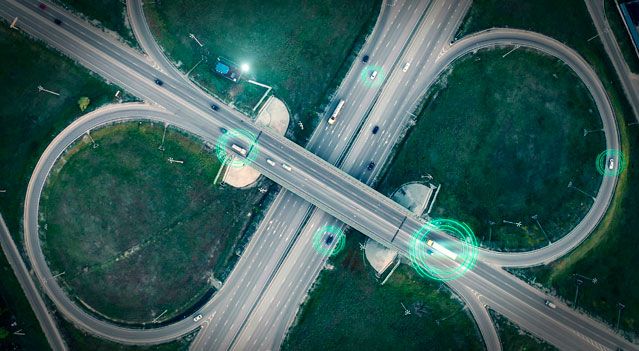
#> input picture imagen_nitida.jpg, 639 x 351 px; its folder holds only this picture in this run
$ python -i app.py   (imports and definitions only)   (older library calls are emulated)
#> lines starting #> are read from the running program, lines starting #| are printed output that depends on the picture; after the words box and inside, x2 and y2 are one past the last pixel; in counts of white or black regions, pixels touching at a corner belong together
"""
====================================================
 Explorador de Filtros Espaciales y Morfológicos
 Visión Artificial — EuroSAT RGB
====================================================
Ejecutar con:  streamlit run app.py
"""

import streamlit as st
import cv2
import numpy as np
import matplotlib.pyplot as plt
from PIL import Image
from skimage.metrics import structural_similarity as ssim
import io
import pandas as pd
import json
import os
from pathlib import Path

PRESETS_DIR = Path("presets")
# [1 line not run here, left out]

# [13 lines left out: functions guardar_preset, cargar_preset, not called in this run]

def listar_presets():
    return sorted([p.stem for p in PRESETS_DIR.glob("*.json")])

# [4 lines left out: function eliminar_preset, not called in this run]

# [45 lines not run here, left out]

DARK_BG = "#080e1e"
GRID_C  = "#1a2535"

def k_odd(k): return k if k % 2 == 1 else k + 1

def f_gaussiano(img, ksize=5, sigma=1.0):
    return cv2.GaussianBlur(img, (k_odd(ksize),)*2, sigma)

def f_mediana(img, ksize=3):
    return cv2.medianBlur(img, k_odd(ksize))

def f_bilateral(img, d=7, sc=50, ss=50):
    return cv2.bilateralFilter(img, d, sc, ss)

# [21 lines left out: functions f_clahe, f_sobel, f_laplaciano, not called in this run]

def f_canny(img, t1=30, t2=80):
    gray = cv2.cvtColor(img, cv2.COLOR_RGB2GRAY) if img.ndim==3 else img
    return cv2.cvtColor(cv2.Canny(gray, t1, t2), cv2.COLOR_GRAY2RGB)

def f_unsharp(img, ksize=3, sigma=1.0, strength=1.5):
    blur = cv2.GaussianBlur(img, (k_odd(ksize),)*2, sigma)
    return np.clip(cv2.addWeighted(img, 1+strength, blur, -strength, 0), 0, 255).astype(np.uint8)

# [10 lines left out: function f_anisotropico, not called in this run]

FORMAS = {"Rectángulo": cv2.MORPH_RECT, "Elipse": cv2.MORPH_ELLIPSE, "Cruz": cv2.MORPH_CROSS}
OPS_MORFO = {
    "Erosión": cv2.MORPH_ERODE, "Dilatación": cv2.MORPH_DILATE,
    "Apertura": cv2.MORPH_OPEN, "Cierre": cv2.MORPH_CLOSE,
    "Gradiente Morfológico": cv2.MORPH_GRADIENT,
    "Top-Hat (Blanco)": cv2.MORPH_TOPHAT, "Black-Hat": cv2.MORPH_BLACKHAT,
}

def f_morfo(img, op="Erosión", ksize=3, forma="Rectángulo", iters=1):
    kern = cv2.getStructuringElement(FORMAS[forma], (k_odd(ksize),)*2)
    return cv2.morphologyEx(img, OPS_MORFO[op], kern, iterations=iters)

TIPOS_THRESH = ["Binario fijo", "Otsu (automático)", "Adaptativo Gaussiano",
                "Adaptativo Media", "Inverso fijo", "Inverso Otsu"]

def f_threshold(img, tipo="Otsu (automático)", valor=127, block=11, C=2):
#> called with tipo = 'Otsu (automático)', valor = 127, block = 11, C = 2
    gray = cv2.cvtColor(img, cv2.COLOR_RGB2GRAY) if img.ndim == 3 else img
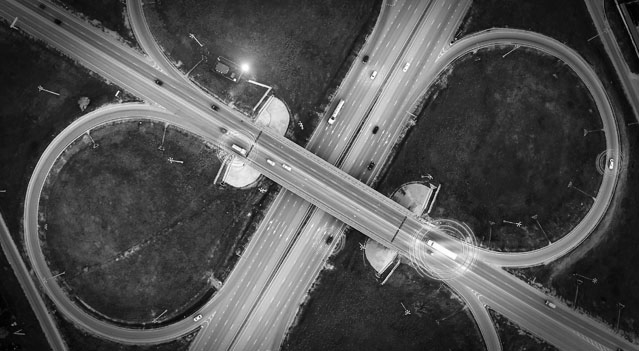
#> gray: shape (351, 639); min 0, max 255, mean 81.3
    bs = block if block % 2 == 1 else block + 1
    if tipo == "Binario fijo":
        _, mask = cv2.threshold(gray, valor, 255, cv2.THRESH_BINARY)
    elif tipo == "Otsu (automático)":
        _, mask = cv2.threshold(gray, 0, 255, cv2.THRESH_BINARY + cv2.THRESH_OTSU)
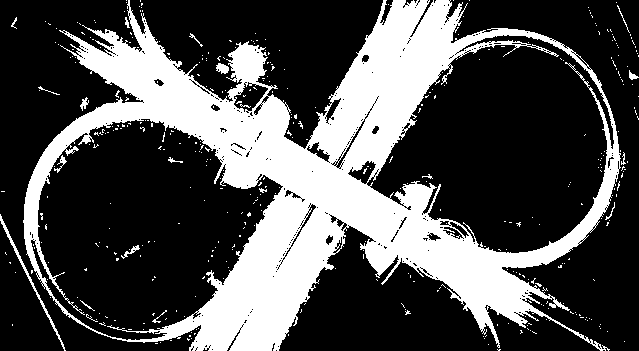
#> mask: shape (351, 639); 30.7% white; 408 white regions (389 under 20 px), largest, box (x1, y1, x2, y2) and area: (23, 0, 621, 351) 66791, (0, 214, 66, 351) 382, (216, 63, 229, 74) 98
    elif tipo == "Adaptativo Gaussiano":
        mask = cv2.adaptiveThreshold(gray, 255, cv2.ADAPTIVE_THRESH_GAUSSIAN_C, cv2.THRESH_BINARY, bs, C)
    elif tipo == "Adaptativo Media":
        mask = cv2.adaptiveThreshold(gray, 255, cv2.ADAPTIVE_THRESH_MEAN_C, cv2.THRESH_BINARY, bs, C)
    elif tipo == "Inverso fijo":
        _, mask = cv2.threshold(gray, valor, 255, cv2.THRESH_BINARY_INV)
    elif tipo == "Inverso Otsu":
        _, mask = cv2.threshold(gray, 0, 255, cv2.THRESH_BINARY_INV + cv2.THRESH_OTSU)
    else:
        _, mask = cv2.threshold(gray, 0, 255, cv2.THRESH_BINARY + cv2.THRESH_OTSU)
    return cv2.cvtColor(mask, cv2.COLOR_GRAY2RGB)

def op_suma(img, v=50):   return np.clip(img.astype(np.int32)+int(v), 0, 255).astype(np.uint8)
def op_resta(img, v=50):  return np.clip(img.astype(np.int32)-int(v), 0, 255).astype(np.uint8)
def op_gamma(img, g=1.0):
    t = np.array([(i/255.0)**(1/max(g,0.01))*255 for i in range(256)], dtype=np.uint8)
    return cv2.LUT(img, t)
# [5 lines left out: function op_stretch, not called in this run]
def op_log(img, c=40.0):  return np.clip(c*np.log(img.astype(np.float32)+1), 0, 255).astype(np.uint8)
# [4 lines left out: function op_he, not called in this run]
def op_negativa(img):     return (255 - img.astype(np.int32)).clip(0,255).astype(np.uint8)
def op_escala_grises(img):
    gray = cv2.cvtColor(img, cv2.COLOR_RGB2GRAY) if img.ndim == 3 else img
    return cv2.cvtColor(gray, cv2.COLOR_GRAY2RGB)

NINGUNA_PRE  = "— ninguna —"
NINGUNO_FILT = "— ninguno —"
OPS_PRE = [NINGUNA_PRE, "Suma", "Resta", "Corrección Gamma",
           "Linear Stretching", "Transformada Log", "Ecualización HE", "Negativa", "Escala de Grises"]
F_ESPACIALES = ["Gaussiano","CLAHE","Mediana","Bilateral","Sobel","Laplaciano","Canny","Unsharp Mask","Threshold","Anisotrópico"]
F_MORFO      = list(OPS_MORFO.keys())
FILTROS      = [NINGUNO_FILT] + F_ESPACIALES + F_MORFO

# [52 lines left out: functions aplicar_pre, aplicar_filtro, edge_density, mean_edge_strength, local_contrast, imagen_entropy, not called in this run]

def mask_coverage(img):
    gray = cv2.cvtColor(img, cv2.COLOR_RGB2GRAY) if img.ndim == 3 else img
    return round(float(np.sum(gray > 127) / gray.size * 100), 4)

# [113 lines left out: functions calcular_metricas_borde, plot_edge_comparison, diferencia, metricas, plot_hist, plot_perfil and 2 more, not called in this run]

# [142 lines not run here, left out]

# [10 lines that did not run here, left out]

# [5 lines not run here, left out]

# [6 lines that did not run here, left out]

_DEFAULTS_PRE  = [NINGUNA_PRE]  * 3
_DEFAULTS_FILT = [NINGUNO_FILT] * 5
# [318 lines not run here, left out]

>>> import cv2
>>> picture = cv2.cvtColor(cv2.imread('imagen_nitida.jpg'), cv2.COLOR_BGR2RGB)
>>> result = f_threshold(picture)

$ run again, on high res 2.jpg
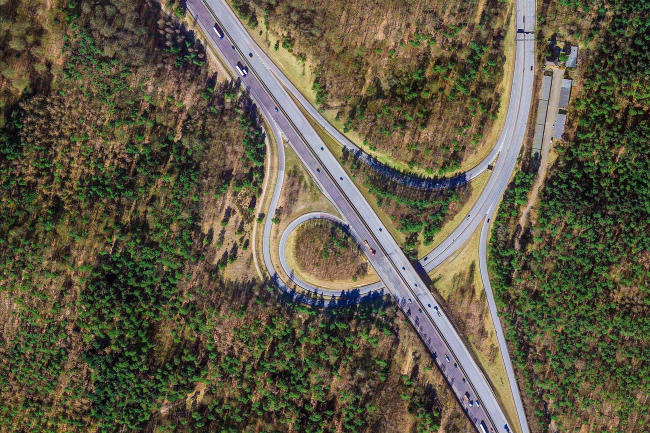
#> input picture high res 2.jpg, 1300 x 866 px (shown at 1/2 size)
#> in f_threshold, `gray = cv2.cvtColor(img, cv2.COLOR_RGB2GRAY) if img.ndim == 3 else img`:
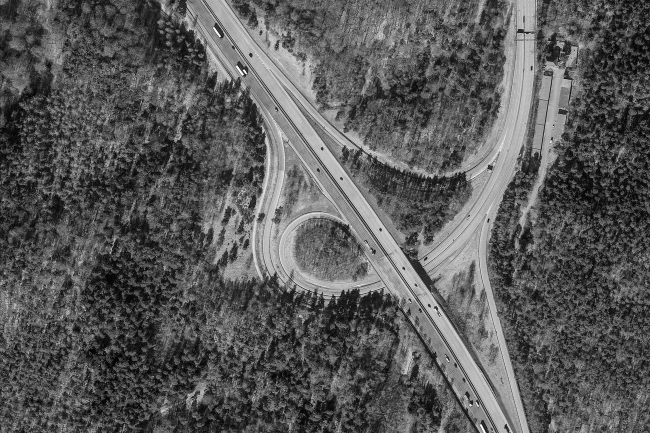
#> gray: shape (866, 1300) (shown at 1/2 size); min 0, max 255, mean 89.2
#> in f_threshold, `_, mask = cv2.threshold(gray, 0, 255, cv2.THRESH_BINARY + cv2.THRESH_O..`:
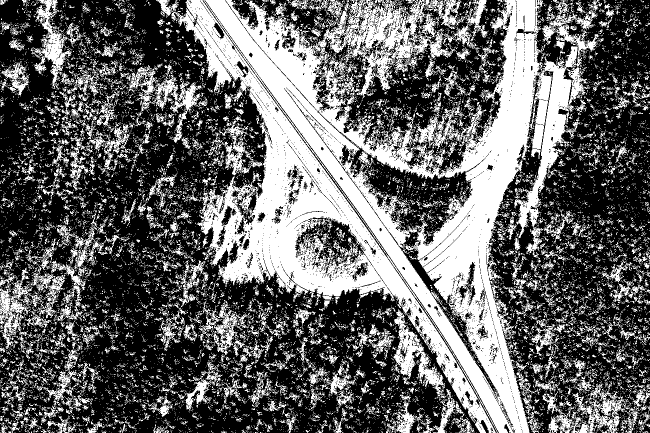
#> mask: shape (866, 1300) (shown at 1/2 size); 40% white; 14877 white regions (13694 under 20 px), largest, box (x1, y1, x2, y2) and area: (343, 0, 1180, 866) 266981, (1085, 767, 1280, 866) 6278, (252, 130, 405, 286) 5281
